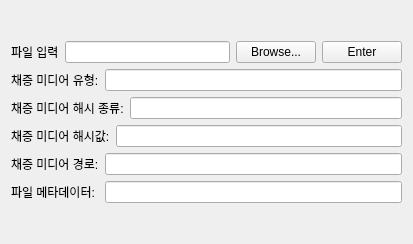
                            <widget class="QWidget" name="DE_Gather_Info_file__scrollAreaWidgetContents_1">
                             <property name="geometry">
                              <rect>
                               <x>0</x>
                               <y>-164</y>
                               <width>413</width>
                               <height>244</height>
                              </rect>
                             </property>
                             <layout class="QGridLayout" name="gridLayout_18">
                              <item row="1" column="0">
                               <layout class="QVBoxLayout" name="DE_Gather_Info_file__verticalLayout_1">
                                <item>
                                 <layout class="QHBoxLayout" name="DE_Gather_Info_file__filebrowse__horizontalLayout_1">
                                  <item>
                                   <widget class="QLabel" name="DE_Gather_Info_file__filebrowse__label_1">
                                    <property name="text">
                                     <string>파일 입력</string>
                                    </property>
                                   </widget>
                                  </item>
                                  <item>
                                   <widget class="QLineEdit" name="DE_Gather_Info_file__filebrowse__lineEdit_1"/>
                                  </item>
                                  <item>
                                   <widget class="QPushButton" name="DE_Gather_Info_file__filebrowse__browseButton_1">
                                    <property name="text">
                                     <string>Browse...</string>
                                    </property>
                                   </widget>
                                  </item>
                                  <item>
                                   <widget class="QPushButton" name="DE_Gather_Info_file__filebrowse__enterButton_1">
                                    <property name="text">
                                     <string>Enter</string>
                                    </property>
                                   </widget>
                                  </item>
                                 </layout>
                                </item>
                                <item>
                                 <layout class="QHBoxLayout" name="DE_Gather_Info_gather_media_type__horizontalLayout_1">
                                  <item>
                                   <widget class="QLabel" name="DE_Gather_Info_gather_media_type__label_1">
                                    <property name="text">
                                     <string>채증 미디어 유형:</string>
                                    </property>
                                   </widget>
                                  </item>
                                  <item>
                                   <widget class="QLineEdit" name="DE_Gather_Info_gather_media_type__lineEdit_1"/>
                                  </item>
                                 </layout>
                                </item>
                                <item>
                                 <layout class="QHBoxLayout" name="DE_Gather_Info_gather_hash_type__horizontalLayout_1">
                                  <item>
                                   <widget class="QLabel" name="DE_Gather_Info__gather_hash_type__label_1">
                                    <property name="text">
                                     <string>채증 미디어 해시 종류:</string>
                                    </property>
                                   </widget>
                                  </item>
                                  <item>
                                   <widget class="QLineEdit" name="DE_Gather_Info__gather_hash_type__lineEdit_1"/>
                                  </item>
                                 </layout>
                                </item>
                                <item>
                                 <layout class="QHBoxLayout" name="DE_Gather_Info_gather_hash__horizontalLayout_1">
                                  <item>
                                   <widget class="QLabel" name="DE_Gather_Info_gather_hash__label_1">
                                    <property name="text">
                                     <string>채증 미디어 해시값:</string>
                                    </property>
                                   </widget>
                                  </item>
                                  <item>
                                   <widget class="QLineEdit" name="DE_Gather_Info_gather_hash__lineEdit_1"/>
                                  </item>
                                 </layout>
                                </item>
                                <item>
                                 <layout class="QHBoxLayout" name="DE_Gather_Info_gather_path__horizontalLayout_1">
                                  <item>
                                   <widget class="QLabel" name="DE_Gather_Info_gather_path__label_1">
                                    <property name="text">
                                     <string>채증 미디어 경로:</string>
                                    </property>
                                   </widget>
                                  </item>
                                  <item>
                                   <widget class="QLineEdit" name="DE_Gather_Info_gather_path__lineEdit_1"/>
                                  </item>
                                 </layout>
                                </item>
                                <item>
                                 <layout class="QHBoxLayout" name="DE_Gather_Info_gather_metadata__horizontalLayout_1">
                                  <item>
                                   <widget class="QLabel" name="DE_Gather_Info_gather_metadata__label_1">
                                    <property name="text">
                                     <string>파일 메타데이터: </string>
                                    </property>
                                   </widget>
                                  </item>
                                  <item>
                                   <widget class="QLineEdit" name="DE_Gather_Info_gather_metadata__lineEdit_1"/>
                                  </item>
                                 </layout>
                                </item>
                               </layout>
                              </item>
                             </layout>
                            </widget>
